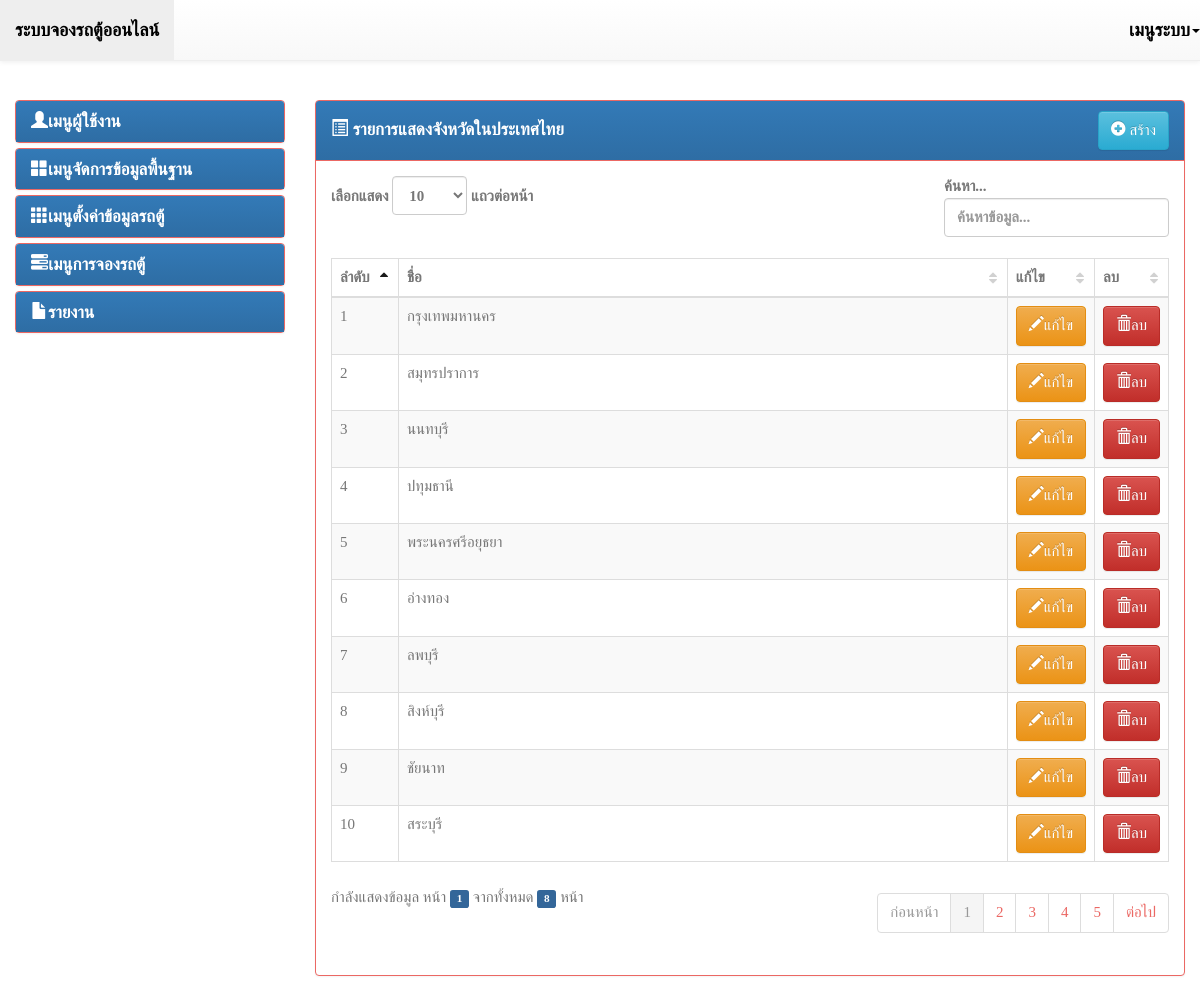
The page /backend/index.php?page=list-province (signed in) on the database its author committed.
### tables this page shows
CREATE TABLE IF NOT EXISTS `province` (
`pv_id` int(11) NOT NULL,
  `pv_name` varchar(150) NOT NULL,
  `pv_updatedate` date NOT NULL,
  `pv_updateby` int(5) NOT NULL
);

### mysql_con/PDOMysql.php (called while the page is built, shortened)
<?php
class PDOMysql {
    private static $DSN = "mysql:host=localhost;dbname=db_van";
    private static $USERNAME = "root";
    private static $PASSWORD = "";
    private static $OPTIONS = array(
        PDO::MYSQL_ATTR_INIT_COMMAND => 'SET NAMES utf8',
    );
    public $conn = null;
    public function open() {
        try {
            $this->conn = new PDO(self::$DSN, self::$USERNAME, self::$PASSWORD, self::$OPTIONS);
        } catch (PDOException $e) {
            print "Error!: " . $e->getMessage() . "<br/>";
            die();
        }
        return $this->conn;
    }
}

### backend/list-province.php (the view)
<?php include '../mysql_con/PDOMysql.php'; ?>
<div class="panel panel-primary">
    <div class="panel-heading clearfix">
        <h4 class="panel-title pull-left" style="padding-top: 7.5px;">
            <i class="glyphicon glyphicon-list-alt"></i> รายการแสดงจังหวัดในประเทศไทย
        </h4>
        <div class="btn-group pull-right">
            <a href="index.php?page=form-province" class="btn btn-info">
                <i class="glyphicon glyphicon-plus-sign"></i> สร้าง
            </a>
        </div>
    </div>
    <div class="panel-body">
        <table class="table table-striped table-bordered dataTable dt-responsive">
            <thead>
                <tr>
                    <th>ลำดับ</th>
                    <th>ชื่อ</th>
                    <th>แก้ไข</th>
                    <th>ลบ</th>
                </tr>
            </thead>
            <tbody>
                <?php
                $pdo = new PDOMysql();
                $pdo->conn = $pdo->open();
                $stmt = $pdo->conn->prepare('SELECT * FROM province');
                $stmt->execute();
                $result = $stmt->fetchAll(PDO::FETCH_OBJ);
                ?>
                <?php foreach ($result as $key => $value) { ?>
                    <tr>
                        <td style="width: 8%;"><?= ($key + 1) ?></td>
                        <td><?= $value->pv_name ?></td>
                        <td style="width: 8%;">
                            <a href="index.php?page=form-province&id=<?= $value->pv_id ?>" class="btn btn-warning">
                                <i class="glyphicon glyphicon-pencil"></i>แก้ไข
                            </a>
                        </td>
                        <td style="width: 8%;">
                            <button type="button" class="btn btn-danger" onclick="delete_data(<?= $value->pv_id ?>, '../actionDb/province.php?action=delete')">
                                <i class="glyphicon glyphicon-trash"></i>ลบ
                            </button>
                        </td>
                    </tr>
                <?php } ?>
            </tbody>
        </table>
    </div>
</div>

### assets/datatables/dataTables.css (style rules this page uses)
.dataTables_wrapper table { margin-top:10px; }
table.table { clear: both; margin-bottom: 10px !important; max-width: none !important; }
table.table thead .sorting, table.table thead .sorting_asc, table.table thead .sorting_desc, table.table thead .sorting_asc_disabled, table.table thead .sorting_desc_disabled { cursor: pointer; *cursor: hand; }
table.table thead .sorting { background: url('images/sort_both.png') no-repeat center right; }
table.table thead .sorting_asc { background: url('images/sort_asc.png') no-repeat center right; }

### rows shown on the page
province: pv_name "กรุงเทพมหานคร"
province: pv_name "สมุทรปราการ"
province: pv_name "นนทบุรี"
province: pv_name "ปทุมธานี"
province: pv_name "พระนครศรีอยุธยา"
province: pv_name "อ่างทอง"
province: pv_name "ลพบุรี"
province: pv_name "สิงห์บุรี"
province: pv_name "ชัยนาท"
province: pv_name "สระบุรี"
